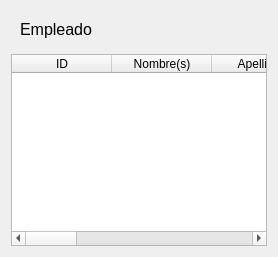
              <widget class="QWidget" name="tbProduct_7">
               <layout class="QVBoxLayout" name="verticalLayout_24">
                <item>
                 <widget class="QWidget" name="widget_31" native="true">
                  <layout class="QHBoxLayout" name="horizontalLayout_32">
                   <item>
                    <widget class="QLabel" name="label_21">
                     <property name="font">
                      <font>
                       <pointsize>12</pointsize>
                      </font>
                     </property>
                     <property name="text">
                      <string>Empleado</string>
                     </property>
                    </widget>
                   </item>
                  </layout>
                 </widget>
                </item>
                <item>
                 <widget class="QTableWidget" name="tableEmployee">
                  <property name="autoFillBackground">
                   <bool>false</bool>
                  </property>
                  <property name="alternatingRowColors">
                   <bool>false</bool>
                  </property>
                  <property name="selectionBehavior">
                   <enum>QAbstractItemView::SelectRows</enum>
                  </property>
                  <attribute name="horizontalHeaderShowSortIndicator" stdset="0">
                   <bool>false</bool>
                  </attribute>
                  <attribute name="horizontalHeaderStretchLastSection">
                   <bool>true</bool>
                  </attribute>
                  <column>
                   <property name="text">
                    <string>ID</string>
                   </property>
                  </column>
                  <column>
                   <property name="text">
                    <string>Nombre(s)</string>
                   </property>
                  </column>
                  <column>
                   <property name="text">
                    <string>Apellidos</string>
                   </property>
                  </column>
                  <column>
                   <property name="text">
                    <string>Numero de Telefono</string>
                   </property>
                  </column>
                  <column>
                   <property name="text">
                    <string>Puesto</string>
                   </property>
                  </column>
                  <column>
                   <property name="text">
                    <string>Departamento</string>
                   </property>
                  </column>
                  <column>
                   <property name="text">
                    <string>Empleado por</string>
                   </property>
                  </column>
                  <column>
                   <property name="text">
                    <string>Sueldo</string>
                   </property>
                  </column>
                  <column>
                   <property name="text">
                    <string>Estado</string>
                   </property>
                  </column>
                 </widget>
                </item>
               </layout>
              </widget>
